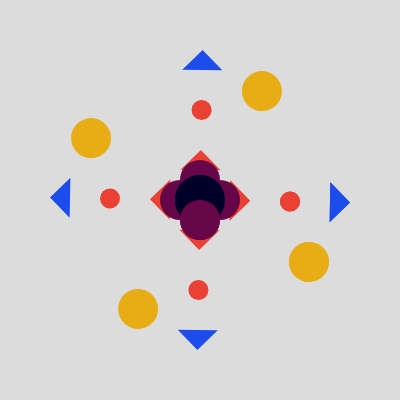
Frame 1 (no input)
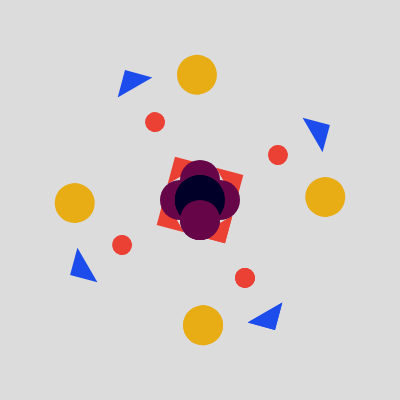
Frame 60 (no input)
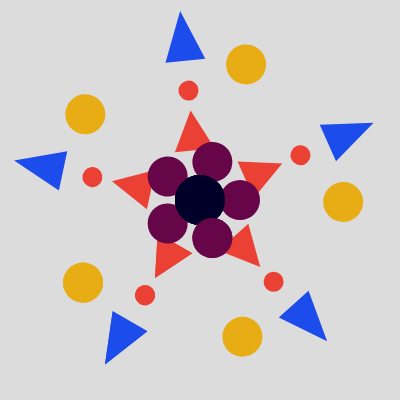
Frame 120 (the mouse pressed at the canvas centre since frame 60)

The p5.js sketch that drew these frames (run headless with seeded random() and noise() and a simulated clock; from frame 60 on, the mouse is pressed at the canvas centre):

// p5.js sketch
// ── sketch.js
let rot=20;
let div=4;

function setup() {
  createCanvas(400, 400);
  angleMode(DEGREES);
  background(220);
}

function draw() {
  background(220);

  push();

  translate(width/2,height/2);
  noStroke();



  rotate(frameCount);
  for(let i=0; i<=div; i++ ){



    fill(235, 64, 52);
    ellipse(90+ mouseX/10,0,20);
    triangle(30+mouseX/10,-20, 30+mouseX/10,20,50+ mouseX/5,0);
   

    fill(232, 172, 21);
    ellipse(110+ mouseX/10,60,40);

    fill(28, 76, 235);
    triangle(130+mouseX/20,-20, 130+mouseX/20,20,150+ mouseX/5,0);
    rotate(360/div);
  }

  rotate(-frameCount);
  for(let i=0; i<=div; i++ ){
      fill(0,0,40);
      ellipse(0,0,50);

      fill(102, 6, 73);
      ellipse(20 + mouseX/10,0,40);
      rotate(360/div);
  }



  pop();
}



function mousePressed(){
  div+=1;
}
